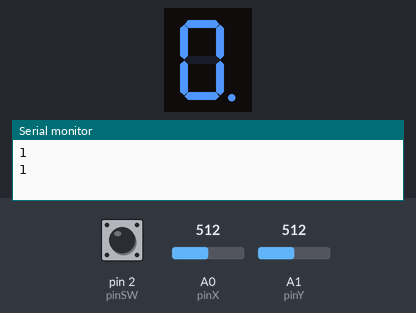
This sketch was run on a simulated Arduino Uno, built with avr-gcc and run on an emulated ATmega328P. Parts: 1-digit seven-segment display, the last lines printed to the serial monitor. Wiring (inferred from the names in the program): 1-digit 7-segment display, segments lit when LOW: segments pin 10, pin 9, pin 8, pin 7, pin 6, pin 5, pin 4, pin 12. Inputs (shaded band) come from the test bench; at power-on: A0 (pinX) = 512, A1 (pinY) = 512, pin 2 (pinSW) HIGH. The segment pins are drawn as the display they are named for.

Above: at 1.4 s.
1.5 s: A0 (pinX) set to 610
At 3.15 s:
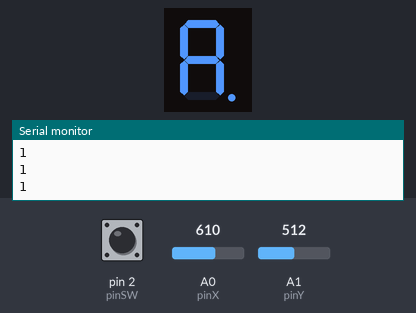
4.7 s: A1 (pinY) set to 591
6.6 s: A1 (pinY) set to 611
At 7.35 s:
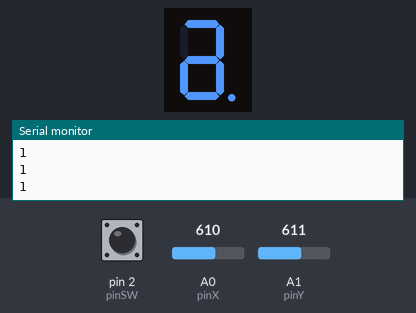
9.8 s: pin 2 (pinSW) pulled LOW for 0.75 s
12.3 s: A0 (pinX) set to 583
At 13.95 s:
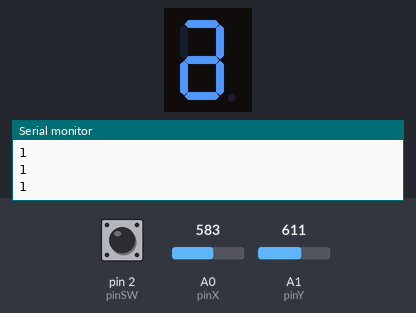
15.3 s: A0 (pinX) set to 390
At 16.36 s:
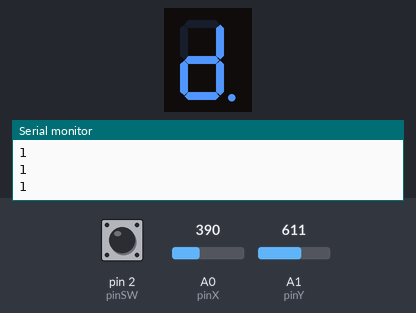
Timing chart, 0 to 18.3 s (numbered marks = the images above; inputs shaded):
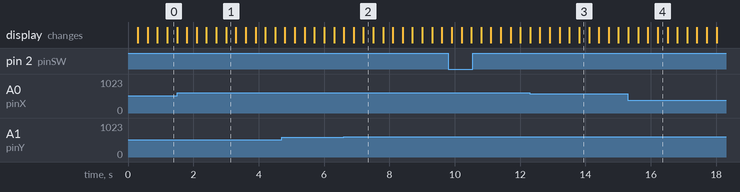

The sketch:

hmk4_7_segment_display_drawing.ino
```cpp
// Declarations of all the joystick pins
const int pinSW = 2; // Digital pin connected to switch output
const int pinX = A0; // A0 - Analog pin connected to X output
const int pinY = A1; // A1 - Analog pin connected to Y output

// Declarations of all the segments pins
const int pinA = 12;
const int pinB = 10;
const int pinC = 9;
const int pinD = 8;
const int pinE = 7;
const int pinF = 6;
const int pinG = 5;
const int pinDP = 4;

const int segSize = 8;
int index = 0;

bool commonAnode = false;

byte state = HIGH;

bool flagReset = false;
byte dpState = LOW;
byte swState = HIGH;


int xValue = 0;
int yValue = 0;

bool joyMoved = false;
int minThreshold = 400;
int maxThreshold = 600;

byte actualSegStates[segSize] ={LOW, LOW, LOW, LOW,LOW,LOW,LOW,LOW};

int segments[segSize] = {
  pinA, pinB, pinC, pinD, pinE, pinF, pinG, pinDP
};

int position=7;


int prevPressSw = 0;

int pressSw;
long pressTime = 0;

void setup() {

  pinMode(pinSW, INPUT_PULLUP);
  //Initialization of all the pins
  for (int i = 0; i < segSize; i++) {
    pinMode(segments[i], OUTPUT);
  }
  Serial.begin(9600);

}

void loop() {

  xValue = analogRead(pinX);
  yValue = analogRead(pinY);
  swState = digitalRead(pinSW);


  blink(segments[position], state);

  if(swState == LOW){

      Serial.println("button pressed");
      //reset segments
      // if (pressTime == 0) {
      //    pressTime = millis();
      // }
      // if (millis() - pressTime >= 3000) {
      //   flagReset=true;
      //   for(int i=0; i < segSize; i++){
      //     actualSegStates[i] = LOW;

      //   }
      //   position = 7 ;
      // }
      pressSw++;
  }

  if(pressSw != prevPressSw ){
      actualSegStates[position] = !actualSegStates[position];
      prevPressSw = pressSw;
  }
  else {
      for(int i=0; i < segSize; i++){
      digitalWrite(segments[i],actualSegStates[i]);
    }
  }

  Serial.println(swState);

  switch(position){

    case 0: //left
            if(xValue > maxThreshold && joyMoved == false){
              position = 5;
              joyMoved = true;
              xValue = 0;
            }//right
            else if(xValue < minThreshold && joyMoved == false){
              position = 1;
              joyMoved = true;
              xValue = 0;
            }
            else if(yValue < minThreshold && joyMoved == false){
              position = 6;
              joyMoved = true;
              yValue = 0;
            }
            break;
    case 1:
            if(xValue > maxThreshold && joyMoved == false){
              position = 5;
              joyMoved = true;
              xValue = 0;
            }//up
            else if(yValue > maxThreshold && joyMoved == false){
              position = 6;
              joyMoved = true;
              yValue = 0;
            }
            else if(yValue < minThreshold && joyMoved == false){
              position = 6;
              joyMoved = true;
              yValue = 0;
            }
            break;

    case 2:
            if(xValue > maxThreshold && joyMoved == false){
              position = 4;
              joyMoved = true;
              xValue = 0;
            }
            else if(yValue > maxThreshold && joyMoved == false){
              position = 6;
              joyMoved = true;
              yValue = 0;
            }//down
            else if(yValue < minThreshold && joyMoved == false){
              position = 3;
              joyMoved = true;
              yValue = 0;
            }
            else if(xValue < minThreshold && joyMoved == false){
              position = 7;
              joyMoved = true;
              xValue = 0;
            }
            break;
    case 3:
            if(xValue > maxThreshold && joyMoved == false){
              position = 4;
              joyMoved = true;
              xValue = 0;
            }else if(yValue > maxThreshold && joyMoved == false){
              position = 6;
              joyMoved = true;
              yValue = 0;
            }else if(xValue < minThreshold && joyMoved == false){
              position = 2;
              joyMoved = true;
              yValue = 0;
            }
            break;
    case 4:
            if(xValue < minThreshold && joyMoved == false){
              position = 2;
              joyMoved = true;
              xValue = 0;
            }else if(yValue > maxThreshold && joyMoved == false){
              position = 6;
              joyMoved = true;
              yValue = 0;
            }else if(yValue < minThreshold && joyMoved == false){
              position = 3;
              joyMoved = true;
              yValue = 0;
            }
            break;
    case 5:
            if(xValue < minThreshold && joyMoved == false){
              position = 1;
              joyMoved = true;
              xValue = 0;
            }
            else if(yValue > maxThreshold && joyMoved == false){
              position = 0;
              joyMoved = true;
              yValue = 0;
            }
            else if(yValue < minThreshold && joyMoved == false){
              position = 6;
              joyMoved = true;
              yValue = 0;
            }
            break;
    case 6: //up
            if(yValue > maxThreshold && joyMoved == false){
              position = 0;
              joyMoved = true;
              yValue = 0;
            }//down
            else if(yValue < minThreshold && joyMoved == false){
              position = 3;
              joyMoved = true;
              yValue = 0;
            }
            break;
    case 7:  if(xValue > maxThreshold && joyMoved == false){
             position = 2;
             joyMoved == true;
             xValue = 0;
             }
             break;

    default: Serial.println("No matching state");
            break;
  }

  if (xValue >= minThreshold && xValue <= maxThreshold) {
    joyMoved = false;
  }
  if (yValue >= minThreshold && yValue <= maxThreshold) {
    joyMoved = false;
  }

}


void blink(int segment, byte segmentState){
  digitalWrite(segment, segmentState);
  delay(300);
  digitalWrite(segment, !segmentState);
  delay(300);
}
```

Measured:
- the behaviour switches between 600 and 601 on A1 (pinY) (found by bisection; images 1 and 2)
- after the input at 1.5 s, the display: first differs from a run without the input after 0.90 s (image 1 shows a later state)
- after the input at 6.6 s, the display: first differs from a run without the input after 0.60 s (image 2)
- after the input at 12.3 s, the display: first differs from a run without the input after 1.5 s (image 3)
- after the input at 15.3 s, the display: first differs from a run without the input after 0.91 s (image 4)
